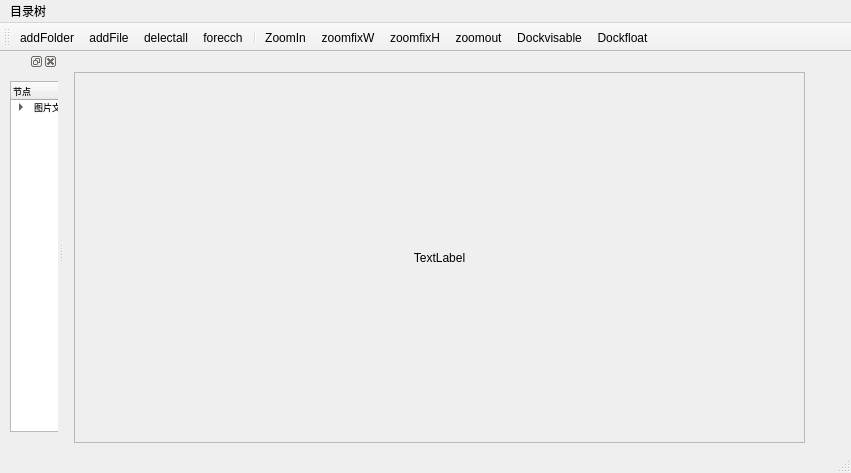
<?xml version="1.0" encoding="UTF-8"?>
<ui version="4.0">
 <class>MainWindow</class>
 <widget class="QMainWindow" name="MainWindow">
  <property name="geometry">
   <rect>
    <x>0</x>
    <y>0</y>
    <width>851</width>
    <height>473</height>
   </rect>
  </property>
  <property name="windowTitle">
   <string>MainWindow</string>
  </property>
  <widget class="QWidget" name="centralwidget">
   <widget class="QScrollArea" name="scrollArea">
    <property name="geometry">
     <rect>
      <x>10</x>
      <y>20</y>
      <width>731</width>
      <height>371</height>
     </rect>
    </property>
    <property name="widgetResizable">
     <bool>true</bool>
    </property>
    <property name="alignment">
     <set>Qt::AlignCenter</set>
    </property>
    <widget class="QWidget" name="scrollAreaWidgetContents">
     <property name="geometry">
      <rect>
       <x>0</x>
       <y>0</y>
       <width>729</width>
       <height>369</height>
      </rect>
     </property>
     <layout class="QGridLayout" name="gridLayout">
      <item row="0" column="0">
       <widget class="QLabel" name="label">
        <property name="text">
         <string>TextLabel</string>
        </property>
        <property name="alignment">
         <set>Qt::AlignCenter</set>
        </property>
       </widget>
      </item>
     </layout>
    </widget>
   </widget>
  </widget>
  <widget class="QMenuBar" name="menubar">
   <property name="geometry">
    <rect>
     <x>0</x>
     <y>0</y>
     <width>851</width>
     <height>25</height>
    </rect>
   </property>
   <widget class="QMenu" name="menu">
    <property name="title">
     <string>目录树</string>
    </property>
    <addaction name="actionaddFolder"/>
    <addaction name="actionaddFile"/>
    <addaction name="actionquit"/>
    <addaction name="actiondelectall"/>
    <addaction name="actionforecch"/>
   </widget>
   <addaction name="menu"/>
  </widget>
  <widget class="QStatusBar" name="statusbar"/>
  <widget class="QToolBar" name="toolBar">
   <property name="windowTitle">
    <string>toolBar</string>
   </property>
   <attribute name="toolBarArea">
    <enum>TopToolBarArea</enum>
   </attribute>
   <attribute name="toolBarBreak">
    <bool>false</bool>
   </attribute>
   <addaction name="actionaddFolder"/>
   <addaction name="actionaddFile"/>
   <addaction name="actiondelectall"/>
   <addaction name="actionforecch"/>
   <addaction name="separator"/>
   <addaction name="actionZoomIn"/>
   <addaction name="actionzoomfixW"/>
   <addaction name="actionzoomfixH"/>
   <addaction name="actionzoomout"/>
   <addaction name="actionDockvisable"/>
   <addaction name="actionDockfloat"/>
  </widget>
  <widget class="QDockWidget" name="dockWidget">
   <attribute name="dockWidgetArea">
    <number>1</number>
   </attribute>
   <widget class="QWidget" name="dockWidgetContents">
    <widget class="QTreeWidget" name="treeWidget">
     <property name="geometry">
      <rect>
       <x>10</x>
       <y>10</y>
       <width>271</width>
       <height>351</height>
      </rect>
     </property>
     <property name="font">
      <font>
       <pointsize>7</pointsize>
      </font>
     </property>
     <column>
      <property name="text">
       <string>节点</string>
      </property>
     </column>
     <column>
      <property name="text">
       <string>节点类型</string>
      </property>
     </column>
     <item>
      <property name="text">
       <string>图片文件</string>
      </property>
      <item>
       <property name="text">
        <string>file1</string>
       </property>
       <property name="text">
        <string>png</string>
       </property>
      </item>
     </item>
    </widget>
   </widget>
  </widget>
  <action name="actionaddFolder">
   <property name="text">
    <string>addFolder</string>
   </property>
   <property name="menuRole">
    <enum>QAction::NoRole</enum>
   </property>
  </action>
  <action name="actionaddFile">
   <property name="text">
    <string>addFile</string>
   </property>
   <property name="menuRole">
    <enum>QAction::NoRole</enum>
   </property>
  </action>
  <action name="actionquit">
   <property name="text">
    <string>quit</string>
   </property>
   <property name="menuRole">
    <enum>QAction::NoRole</enum>
   </property>
  </action>
  <action name="actiondelectall">
   <property name="text">
    <string>delectall</string>
   </property>
   <property name="menuRole">
    <enum>QAction::NoRole</enum>
   </property>
  </action>
  <action name="actionforecch">
   <property name="text">
    <string>forecch</string>
   </property>
   <property name="menuRole">
    <enum>QAction::NoRole</enum>
   </property>
  </action>
  <action name="actionzoomfixW">
   <property name="text">
    <string>zoomfixW</string>
   </property>
   <property name="menuRole">
    <enum>QAction::NoRole</enum>
   </property>
  </action>
  <action name="actionzoomfixH">
   <property name="text">
    <string>zoomfixH</string>
   </property>
   <property name="menuRole">
    <enum>QAction::NoRole</enum>
   </property>
  </action>
  <action name="actionZoomIn">
   <property name="text">
    <string>ZoomIn</string>
   </property>
   <property name="menuRole">
    <enum>QAction::NoRole</enum>
   </property>
  </action>
  <action name="actionzoomout">
   <property name="text">
    <string>zoomout</string>
   </property>
   <property name="menuRole">
    <enum>QAction::NoRole</enum>
   </property>
  </action>
  <action name="actionDockvisable">
   <property name="checkable">
    <bool>true</bool>
   </property>
   <property name="text">
    <string>Dockvisable</string>
   </property>
   <property name="menuRole">
    <enum>QAction::NoRole</enum>
   </property>
  </action>
  <action name="actionDockfloat">
   <property name="checkable">
    <bool>true</bool>
   </property>
   <property name="text">
    <string>Dockfloat</string>
   </property>
   <property name="menuRole">
    <enum>QAction::NoRole</enum>
   </property>
  </action>
 </widget>
 <resources/>
 <connections>
  <connection>
   <sender>actionquit</sender>
   <signal>triggered()</signal>
   <receiver>MainWindow</receiver>
   <slot>close()</slot>
   <hints>
    <hint type="sourcelabel">
     <x>-1</x>
     <y>-1</y>
    </hint>
    <hint type="destinationlabel">
     <x>399</x>
     <y>299</y>
    </hint>
   </hints>
  </connection>
 </connections>
</ui>
